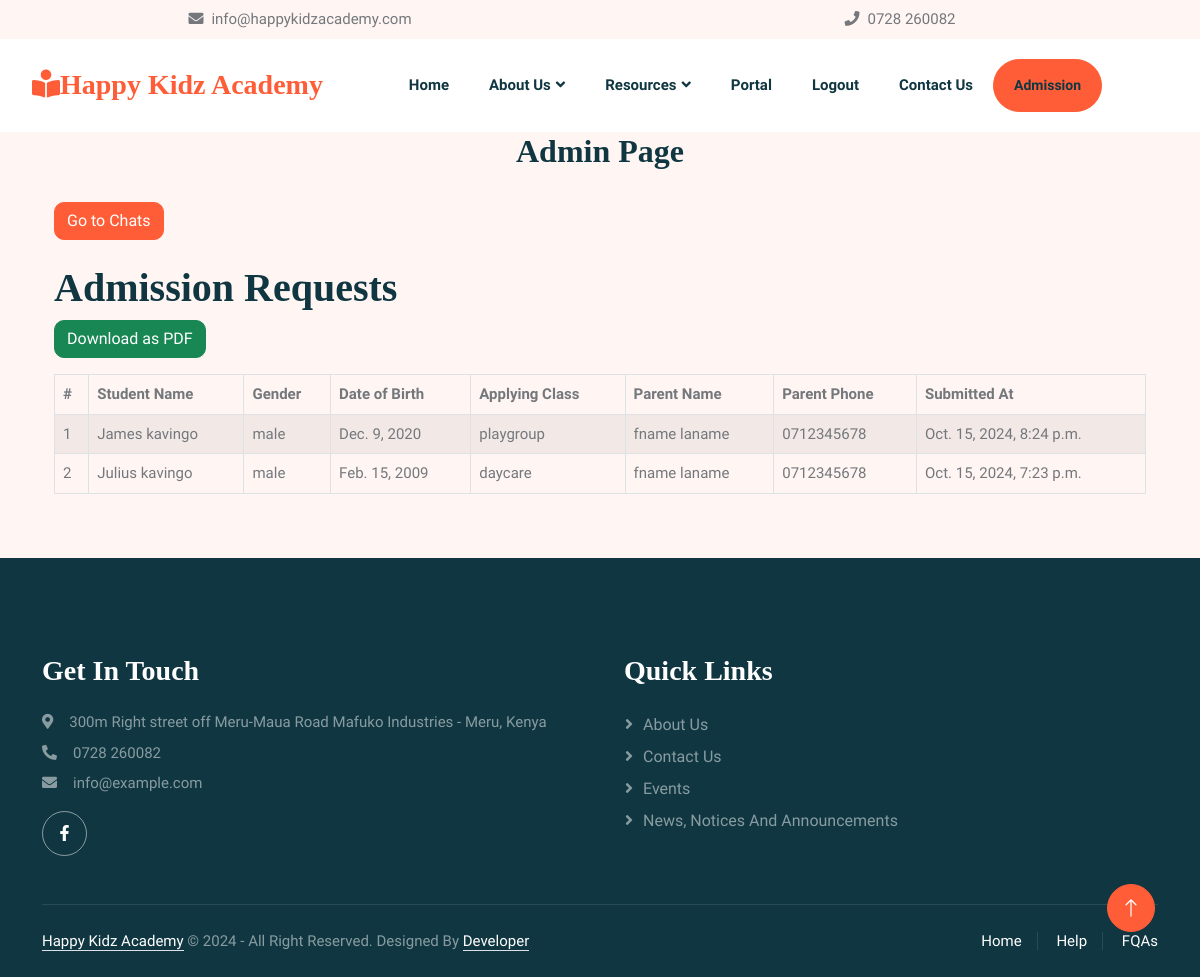
Screenshot of /portal/admin/ (signed in) with the database file from the repository.
### main/models.py (models this page shows, shortened)
class StudentAdmission(models.Model):
    first_name = models.CharField(max_length=50)
    last_name = models.CharField(max_length=50)
    date_of_birth = models.DateField()
    GENDER_CHOICES = [
        ('male', 'Male'),
        ('female', 'Female'),
        ('other', 'Other'),
    ]
    gender = models.CharField(max_length=10, choices=GENDER_CHOICES)
    CLASS_CHOICES = [
        ('daycare', 'Daycare'),
        ('playgroup', 'Playgroup'),
        ('kindergarten', 'Kindergarten'),
        ('grade1', 'Grade 1'),
        ('grade2', 'Grade 2'),
        ('grade3', 'Grade 3'),
    ]
    applying_class = models.CharField(max_length=20, choices=CLASS_CHOICES)
    previous_school = models.CharField(max_length=100, blank=True, null=True)
    parent_first_name = models.CharField(max_length=50)
    parent_last_name = models.CharField(max_length=50)
    parent_phone = models.CharField(max_length=15)
    parent_email = models.EmailField()
    home_address = models.TextField()
    emergency_contact_name = models.CharField(max_length=100)
    emergency_contact_phone = models.CharField(max_length=15)
    submitted_at = models.DateTimeField(auto_now_add=True)

### portal/views.py (the view)
# urls.py: path('admin/', admin.site.urls),
@login_required
def admin(request):
    admissions = StudentAdmission.objects.all().order_by('-submitted_at')  # Order by submission time, latest first
    return render(request, 'portal/admin.html', {'admissions': admissions})

### portal/templates/portal/admin.html (shortened to what this page needs)
{% extends 'main/base.html' %}
{% load static %}
{% block content %}
<div class="container">
    <h2 class="text-center">Admin Page</h2>
    <div class="container my-3">
        <a href="{% url 'admin_conversations' %}" class="btn btn-primary mt-3">Go to Chats</a>
        <h1 class="mt-4">Admission Requests</h1>
        <a href="{% url 'download_admissions_pdf' %}" class="btn btn-success mb-3">Download as PDF</a>
        <div class="table-responsive">
            <table class="table table-striped table-bordered table-hover">
                <thead class="thead-dark">
                    <tr>
                        <th>#</th>
                        <th>Student Name</th>
                        <th>Gender</th>
                        <th>Date of Birth</th>
                        <th>Applying Class</th>
                        <th>Parent Name</th>
                        <th>Parent Phone</th>
                        <th>Submitted At</th>
                    </tr>
                </thead>
                <tbody>
                    {% for admission in admissions %}
                    <tr>
                        <td>{{ forloop.counter }}</td>
                        <td>{{ admission.first_name }} {{ admission.last_name }}</td>
                        <td>{{ admission.gender }}</td>
                        <td>{{ admission.date_of_birth }}</td>
                        <td>{{ admission.applying_class }}</td>
                        <td>{{ admission.parent_first_name }} {{ admission.parent_last_name }}</td>
                        <td>{{ admission.parent_phone }}</td>
                        <td>{{ admission.submitted_at }}</td>
                    </tr>
                    {% endfor %}
                </tbody>
            </table>
        </div>
    </div>
</div>
{% endblock %}

### static/css/style.css (style rules this page uses)
:root { --primary: #FE5D37; --light: #FFF5F3; --dark: #103741; }
body { font-size: 15px; }
.btn { font-weight: 500; transition: .5s; }
.btn.btn-primary { color: #FFFFFF; }
h1, h2, h3, h4, .h1, .h2, .h3, .h4, .display-1, .display-2, .display-3, .display-4, .display-5, .display-6 { font-family: 'san-seriff', cursive; font-weight: 700; }

### rows the page displays
StudentAdmission: first_name "James", last_name "kavingo", gender "male", date_of_birth "Dec. 9, 2020", applying_class "playgroup", parent_first_name "fname", parent_last_name "laname", parent_phone "0712345678", submitted_at "Oct. 15, 2024, 8:24 p.m."
StudentAdmission: first_name "Julius", last_name "kavingo", gender "male", date_of_birth "Feb. 15, 2009", applying_class "daycare", parent_first_name "fname", parent_last_name "laname", parent_phone "0712345678", submitted_at "Oct. 15, 2024, 7:23 p.m."
